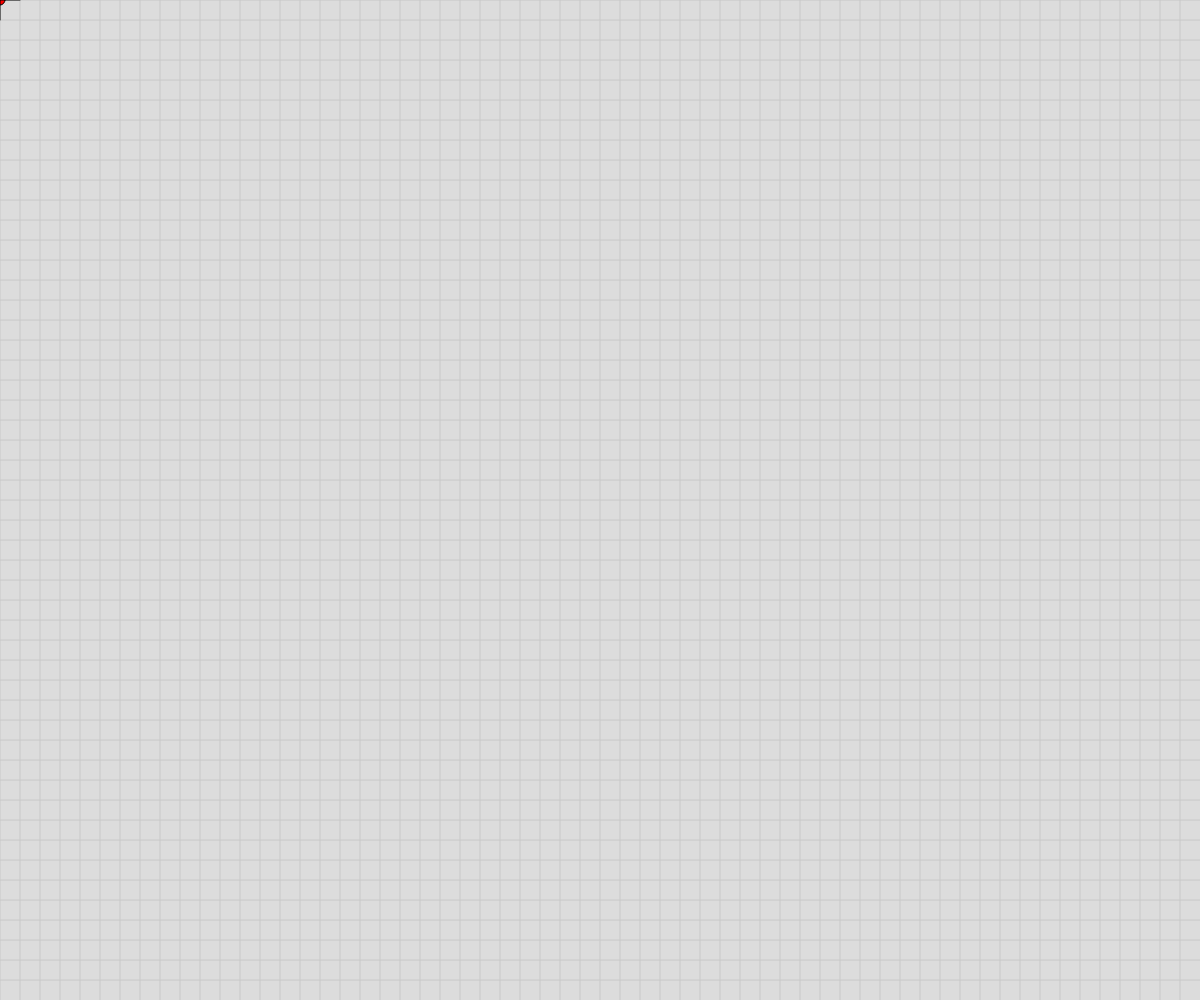
Frame 1 (no input)
Frame 60 (no input): identical to frame 1, image omitted
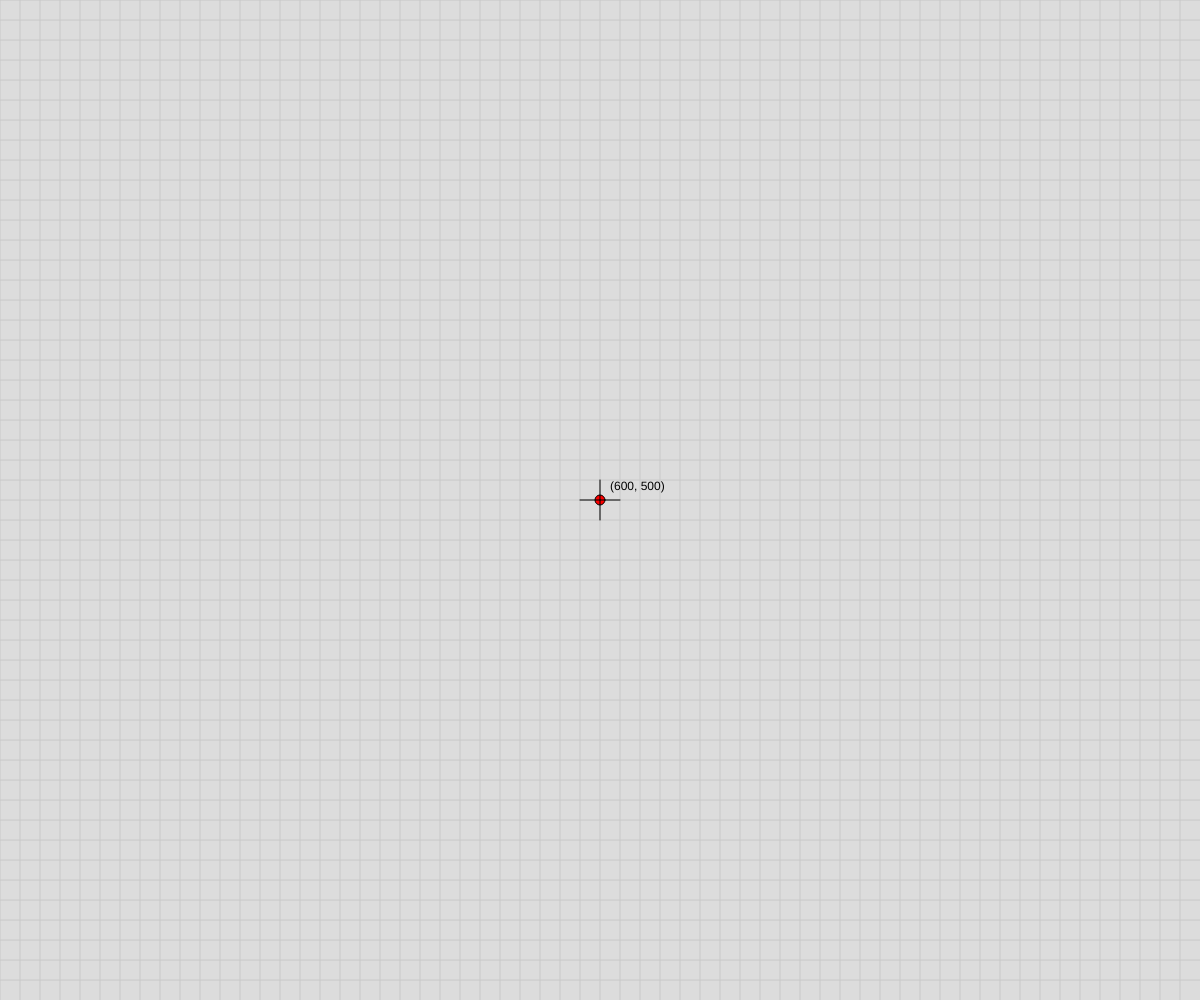
Frame 120 (the mouse pressed at the canvas centre since frame 60)

The p5.js sketch that drew these frames (run headless with seeded random() and noise() and a simulated clock; from frame 60 on, the mouse is pressed at the canvas centre):

// p5.js sketch
// ── sketch.js
document.addEventListener("touchmove", (e) => e.preventDefault(), {
    passive: false,
});

let vS;
let vC;

/**
 * 指定した座標に半径rの十字を描画する
 * @param {*} x 
 * @param {*} y 
 * @param {*} r 
 */
function cross(x, y, r) {
    line(x - r, y, x + r, y);
    line(x, y - r, x, y + r);
}

function setup() {
    createCanvas(windowWidth, windowHeight);
    
    vS = createVector(0, 0);
    vC = createVector(0, 0);
}

function draw() {
    background(220);

    // 罫線
    push();
    strokeWeight(1);
    stroke(200);
    for (let x = 0; x < width; x += 20) {
        line(x, 0, x, height);
    }
    for (let y = 0; y < height; y += 20) {
        line(0, y, width, y);
    }
    pop();

    // 始点
    push();
    fill(255, 0, 0);
    ellipse(vS.x, vS.y, 10, 10);
    pop();

    // カーソル
    vC.set(mouseX, mouseY);
    cross(vC.x, vC.y, 20);

    // 始点からカーソルまでのベクトル
    let vD = p5.Vector.sub(vC, vS);
    line(vS.x, vS.y, vC.x, vC.y);
    


    // デバッグテキスト
    push();
    fill(0);
    text(`(${vC.x}, ${vC.y})`, vC.x + 10, vC.y - 10);
    pop();
}

function mousePressed() {
    vS.set(mouseX, mouseY);
}
